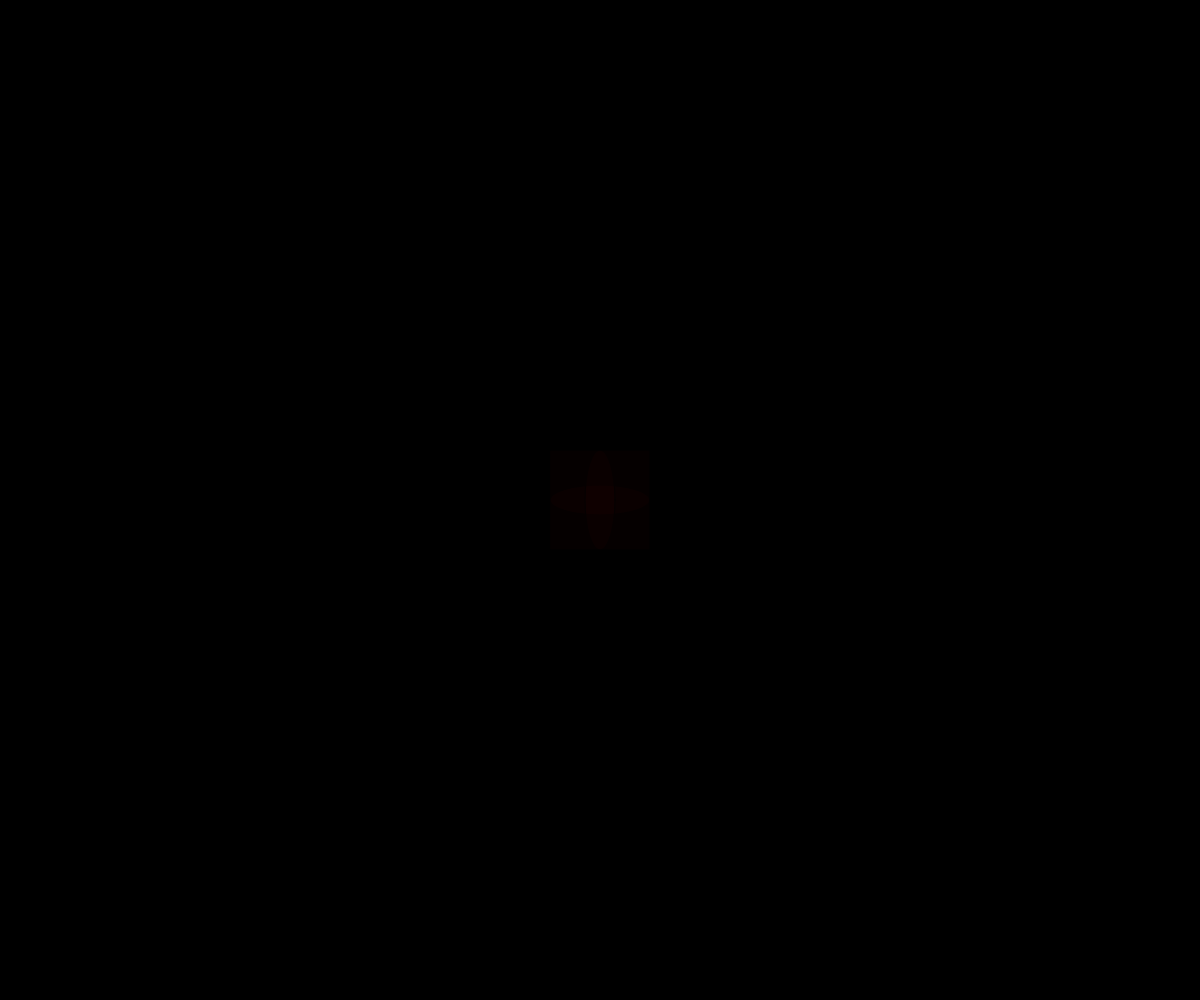
Frame 1 (no input)
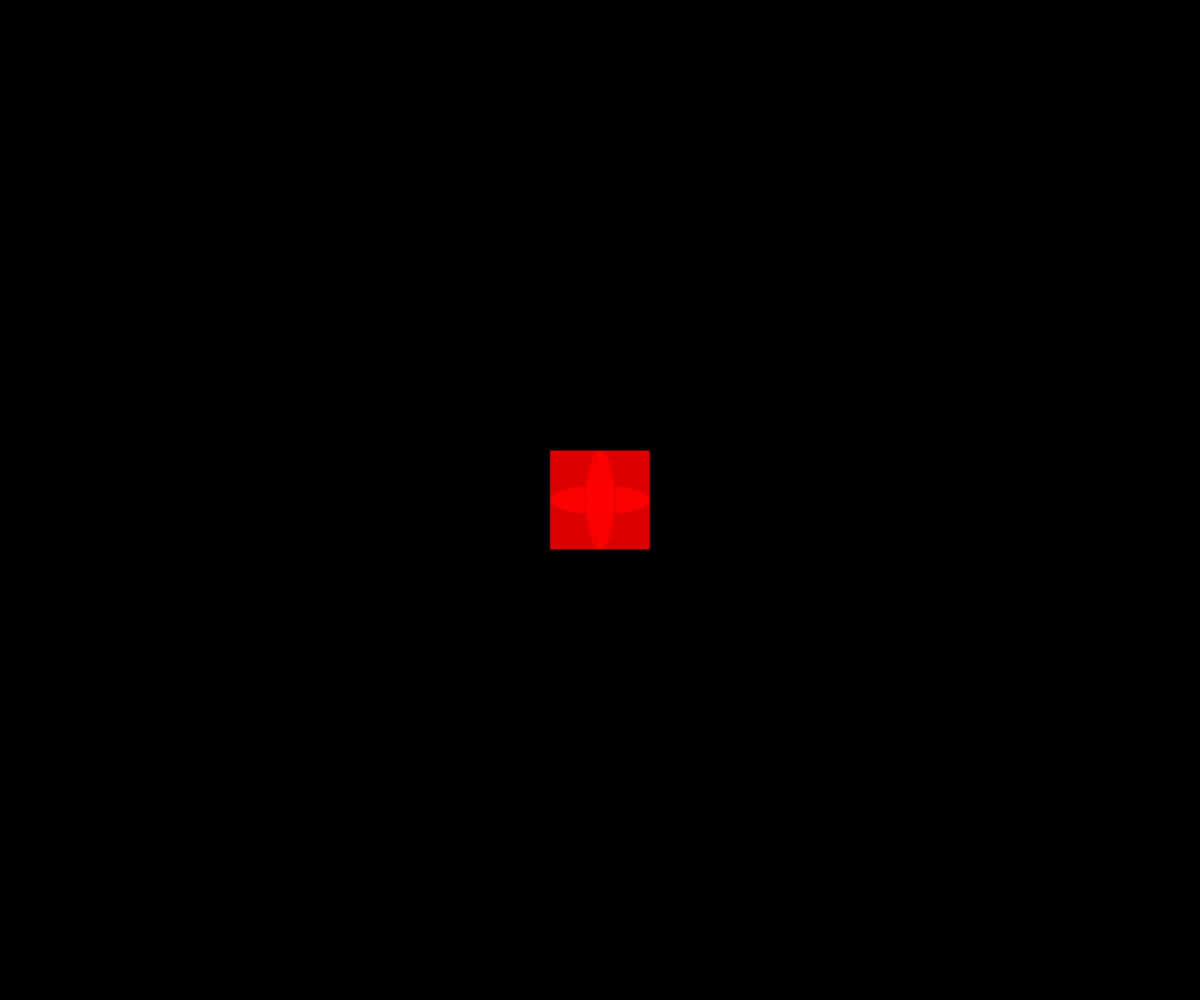
Frame 60 (no input)
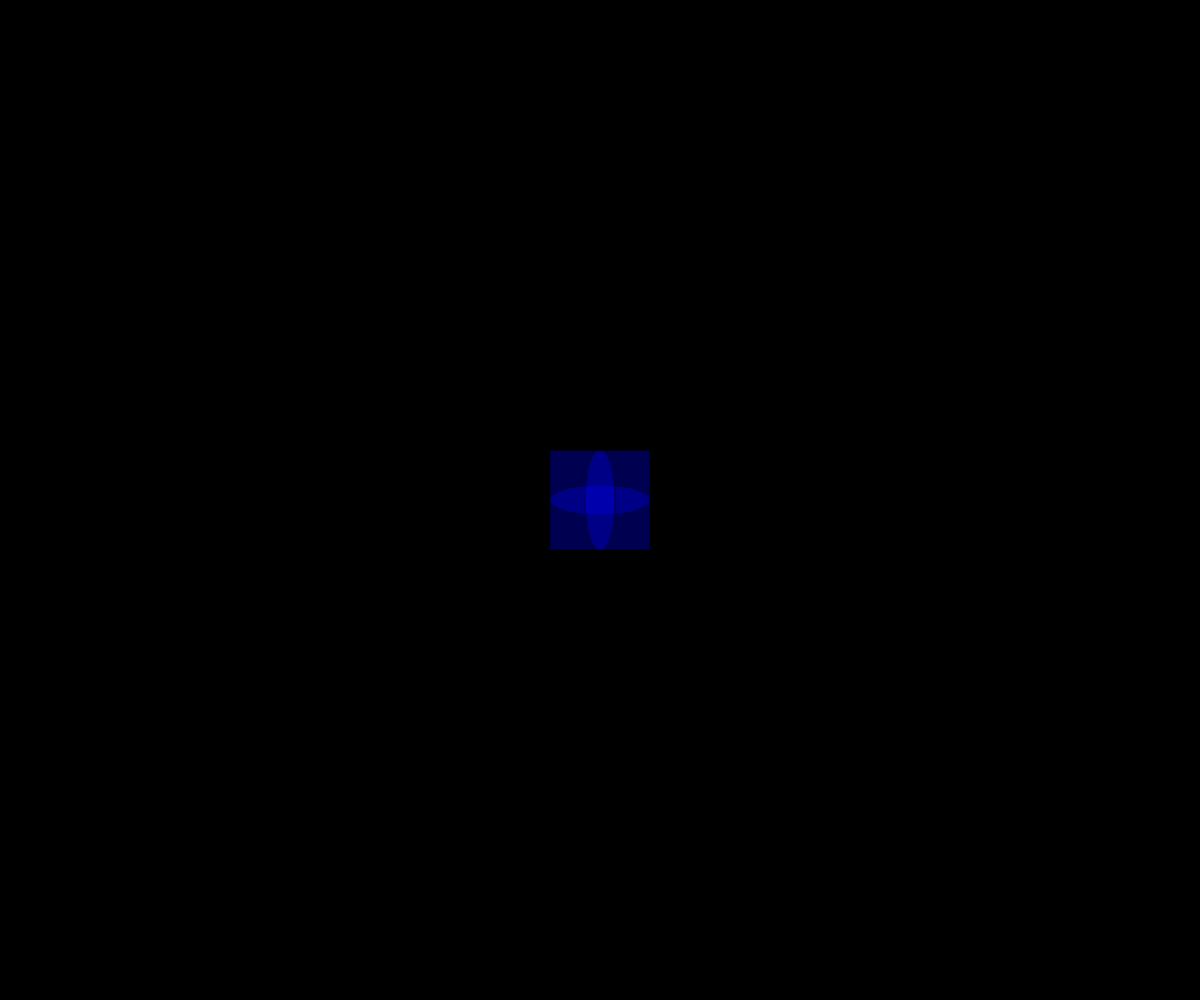
Frame 120 (the mouse pressed at the canvas centre since frame 60)

The p5.js sketch that drew these frames (run headless with seeded random() and noise() and a simulated clock; from frame 60 on, the mouse is pressed at the canvas centre):

// p5.js sketch
// ── sketch.js
var i = 0;
var d = 5;
var on = false;
var isIn = false;

function setup() {
  createCanvas(windowWidth, windowHeight);
  rectMode(CENTER);
}

function draw() {
  background(0);
  i += d;
  if(i > 255 || i < 1) d =- d;
  if(mouseX >= width / 2 - 50 && mouseX <= width / 2 + 50 &&
    mouseY >= height / 2 - 50 && mouseY <= height / 2 + 50) {
    fill(0, 0, 255, i);
    isIn = true;
  } else {
    fill(255, 0, 0, i)
    isIn = true;
}
  ellipse(width / 2, height / 2, 100, 30);
  ellipse(width / 2, height / 2, 30, 100);
  rect(width / 2, height / 2, 100, 100);

function windowResized() {
  resizeCancas(windowWidth, windowHeight);
}
function mousePressed() {
  
} 
}
